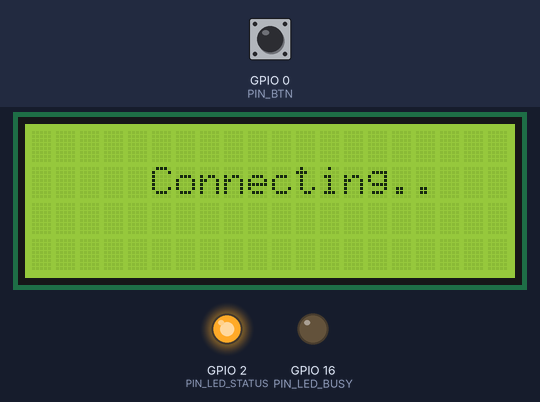
A sketch run on a simulated ESP8266 (NodeMCU). Parts: 20×4 character LCD, output pins drawn as LEDs (lit = HIGH). The test bench sets the inputs (shaded band); at power-on: GPIO 0 (PIN_BTN) LOW. WiFi joins after 1.5 s; servers stay silent unless stated; uploads are accepted with an empty reply; what the sketch prints to the serial monitor is not drawn.

Above: at 0.9 s.
At 1.3 s:
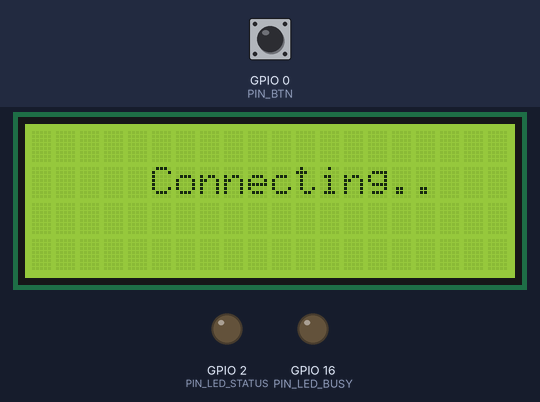
At 1.8 s:
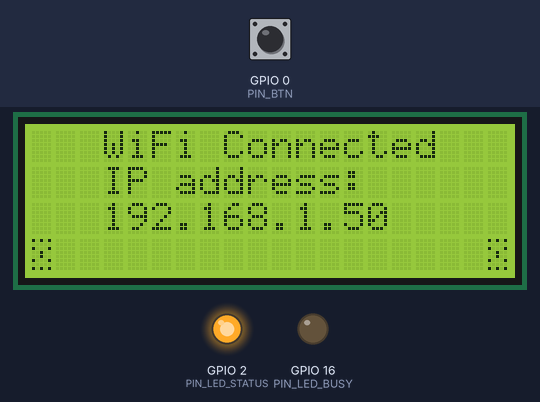
At 4.8 s:
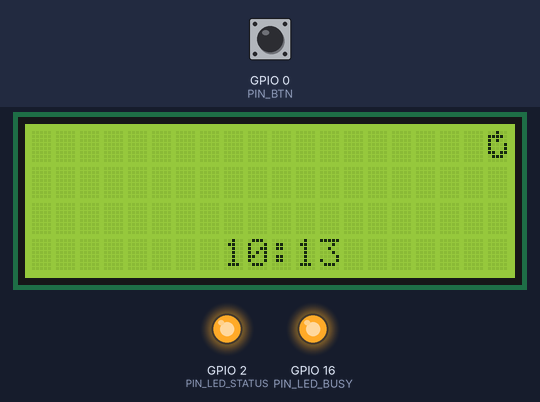
Timing chart, 0 to 6.3 s (numbered marks = the images above):
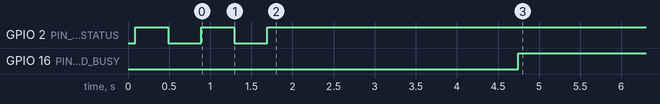

The sketch:

ArduinoBustime.ino
```cpp
#include <Wire.h>
#include <LiquidCrystal_I2C.h>
#include <ESP8266WiFi.h>
#include <ESP8266HTTPClient.h>
#include <ArduinoJson.h>
#include "RTClib.h"
#include "config.h"

LiquidCrystal_I2C lcd(0x3F, 20, 4);
WiFiClient client;
HTTPClient http;
RTC_Millis rtc;
unsigned long lastUpdateMillis = 0;
bool isTimeSynced = false;

byte customCharWifi[8] = {0b10101, 0b00000, 0b10001, 0b00100, 0b00100, 0b10001, 0b00000, 0b10101};
byte customCharReload[8] = {0b00100, 0b11110, 0b10100, 0b10001, 0b10001, 0b11011, 0b01110, 0b00000};

void setup() {
	Serial.begin(115200);
	Serial.println("\n\nESP8266 Started");

	initHardware();
	initLCD();
	connectToWiFi();
}

void loop() {
	maintainWiFi();
	updateClock();

	unsigned long currentMillis = millis();
	if (currentMillis - lastUpdateMillis >= UPDATE_INTERVAL_MS || lastUpdateMillis == 0) {
		lastUpdateMillis = currentMillis;
		fetchAndDisplayBusData();
	}
}

// ==========================================
// INITIALIZATION FUNCTIONS
// ==========================================

void initHardware() {
	pinMode(PIN_LED_STATUS, OUTPUT);
	pinMode(PIN_LED_BUSY, OUTPUT);
	pinMode(PIN_BTN, INPUT);
	pinMode(PIN_SWITCH_1, INPUT_PULLUP);
	pinMode(PIN_SWITCH_2, INPUT_PULLUP);

	digitalWrite(PIN_LED_STATUS, LOW);
	digitalWrite(PIN_LED_BUSY, LOW);

	// Initial rough time
	rtc.begin(DateTime(F(__DATE__), F(__TIME__)));
}

void initLCD() {
	lcd.init();
	lcd.backlight();
	lcd.createChar(0, customCharWifi);
	lcd.createChar(1, customCharReload);
}

void connectToWiFi() {
	WiFi.hostname("ESP8266");
	WiFi.begin(WIFI_SSID, WIFI_PASSWORD);

	lcd.setCursor(5, 1);
	lcd.print("Connecting");

	while (WiFi.status() != WL_CONNECTED) {
		digitalWrite(PIN_LED_STATUS, HIGH);
		lcd.print(".");
		delay(400);
		digitalWrite(PIN_LED_STATUS, LOW);
		delay(400);
	}

	digitalWrite(PIN_LED_STATUS, HIGH);
	lcd.clear();
	lcd.setCursor(3, 0);
	lcd.print("WiFi Connected");
	lcd.setCursor(3, 1);
	lcd.print("IP address: ");
	lcd.setCursor(3, 2);
	lcd.print(WiFi.localIP());
	lcd.setCursor(0, 3);
	lcd.write(byte(0));
	lcd.setCursor(19, 3);
	lcd.write(byte(0));

	delay(3000);
	lcd.clear();
}

void maintainWiFi() {
    if (WiFi.status() != WL_CONNECTED) {
        Serial.println("WiFi lost. Reconnecting...");
        lcd.setCursor(19, 3);
        lcd.print("!");

        WiFi.begin(WIFI_SSID, WIFI_PASSWORD);

        int retry = 0;
        while (WiFi.status() != WL_CONNECTED && retry < 10) {
            delay(500);
            retry++;
        }
    }
}

// ==========================================
// CORE APPLICATION LOGIC
// ==========================================

void fetchAndDisplayBusData() {
	String selectedStop = STOP_ALT_2;
	if (digitalRead(PIN_BTN) == HIGH) {
		selectedStop = (digitalRead(PIN_SWITCH_1) == HIGH) ? STOP_MAIN : STOP_ALT_2;
	}

	const String fullUrl = "http://" + String(API_HOST) + "/api/siri/stop-monitoring.json" +
						   "?key=" + API_KEY +
						   "&OperatorRef=" + API_OPERATOR +
						   "&MonitoringRef=" + selectedStop +
						   "&MaximumStopVisits=" + MAX_BUS_COUNT;

	lcd.setCursor(19, 0);
	lcd.write(byte(1));
	digitalWrite(PIN_LED_BUSY, HIGH);

	http.setReuse(true);
	if (http.begin(client, fullUrl)) {
		int httpCode = http.GET();

		if (httpCode == HTTP_CODE_OK) {
			WiFiClient &stream = http.getStream();
			parseBusDataWithJSON(stream);
		} else {
			Serial.printf("[HTTP] GET... failed, error: %s\n", http.errorToString(httpCode).c_str());
		}
		http.end();
	} else {
		Serial.println("[HTTP] Unable to connect");
	}
}

void parseBusDataWithJSON(WiFiClient &client) {
	JsonDocument filter;
	filter["Siri"]["ServiceDelivery"]["ResponseTimestamp"] = true;
	JsonObject visitFilter = filter["Siri"]["ServiceDelivery"]["StopMonitoringDelivery"][0]["MonitoredStopVisit"][0];
	visitFilter["MonitoredVehicleJourney"]["DestinationName"] = true;
	visitFilter["MonitoredVehicleJourney"]["MonitoredCall"]["ExpectedArrivalTime"] = true;
	visitFilter["MonitoredVehicleJourney"]["MonitoredCall"]["Extensions"]["Distances"]["PresentableDistance"] = true;
	visitFilter["MonitoredVehicleJourney"]["MonitoredCall"]["Extensions"]["StopsFromCall"] = true;

	JsonDocument doc;
	DeserializationError error = deserializeJson(doc, client, DeserializationOption::Filter(filter));

	if (error) {
		Serial.print("JSON Parsing failed: ");
		Serial.println(error.c_str());
		return;
	}

	const char* ts = doc["Siri"]["ServiceDelivery"]["ResponseTimestamp"].as<const char*>();
    if (ts != nullptr) {
        int year, month, day, hr, mn, sec;
        if (sscanf(ts, "%d-%d-%dT%d:%d:%d", &year, &month, &day, &hr, &mn, &sec) == 6) {
            rtc.adjust(DateTime(year, month, day, hr, mn, sec));
            isTimeSynced = true;
        }
    }

	JsonArray buses = doc["Siri"]["ServiceDelivery"]["StopMonitoringDelivery"][0]["MonitoredStopVisit"];

	lcd.clear();
	if (buses.isNull() || buses.size() == 0) {
		lcd.setCursor(0, 0);
		lcd.print("No buses found");
		return;
	}

	for (int row = 0; row < MAX_BUS_COUNT && row < buses.size(); row++) {
		JsonObject bus = buses[row];
		const char* arrivalTimeRaw = bus["MonitoredVehicleJourney"]["MonitoredCall"]["ExpectedArrivalTime"];
		const char* distance = bus["MonitoredVehicleJourney"]["MonitoredCall"]["Extensions"]["Distances"]["PresentableDistance"];

		if (!arrivalTimeRaw) {
			continue;
		}

		int hr, mn, sec;
		// We only need hr and mn, so we use %*d to skip the year/month/day/sec
		// Format: 2026-03-08T14:05:00Z
		if (sscanf(arrivalTimeRaw, "%*d-%*d-%*dT%d:%d:%d", &hr, &mn, &sec) == 3) {
			int displayHr = (hr % 12 == 0) ? 12 : (hr % 12);
			char buffer[21];

			snprintf(buffer, sizeof(buffer), "%d:%02d, %s",
					displayHr, mn,
					distance ? distance : "N/A");

			lcd.setCursor(0, row + 1);
			lcd.print(buffer);
		}
	}
}

void updateClock() {
  DateTime now = rtc.now();
  int displayHr = (now.hour() % 12 == 0) ? 12 : (now.hour() % 12);

  char timeBuffer[9];
  snprintf(timeBuffer, sizeof(timeBuffer), "%2d:%02d", displayHr, now.minute());

  lcd.setCursor(8, 3);
  lcd.print(timeBuffer);
}
```

config.h
```cpp
#pragma once

// ==========================================
// WIFI SETTINGS
// ==========================================
const char* WIFI_SSID     = "ENTER_SSID";
const char* WIFI_PASSWORD = "ENTER_PASSWORD";

// ==========================================
// MTA API SETTINGS
// ==========================================
const char* API_KEY       = "INSERT_YOUR_API_KEY";
const char* API_HOST      = "bustime.mta.info";
const char* API_OPERATOR  = "MTA";

// ==========================================
// BUS STOP CODES
// ==========================================
const char* STOP_MAIN     = "300982";
const char* STOP_ALT_1    = "307195";
const char* STOP_ALT_2    = "300958";
const int   MAX_BUS_COUNT = 2;

// ==========================================
// HARDWARE PINS
// ==========================================
const uint8_t PIN_LED_STATUS = 2;
const uint8_t PIN_LED_BUSY   = 16;
const uint8_t PIN_BTN        = 0;
const uint8_t PIN_SWITCH_1   = 14;
const uint8_t PIN_SWITCH_2   = 12;

// ==========================================
// TIMINGS
// ==========================================
const unsigned long UPDATE_INTERVAL_MS = 30000;
```

Measured:
- by itself, GPIO 16 (PIN_LED_BUSY): LOW → HIGH at 4.7 s
- what the display in image 0 shows lasts 0.8 s, from 0.9 s to 1.7 s
- what the display in image 2 shows lasts 3.0 s, from 1.7 s to 4.7 s
